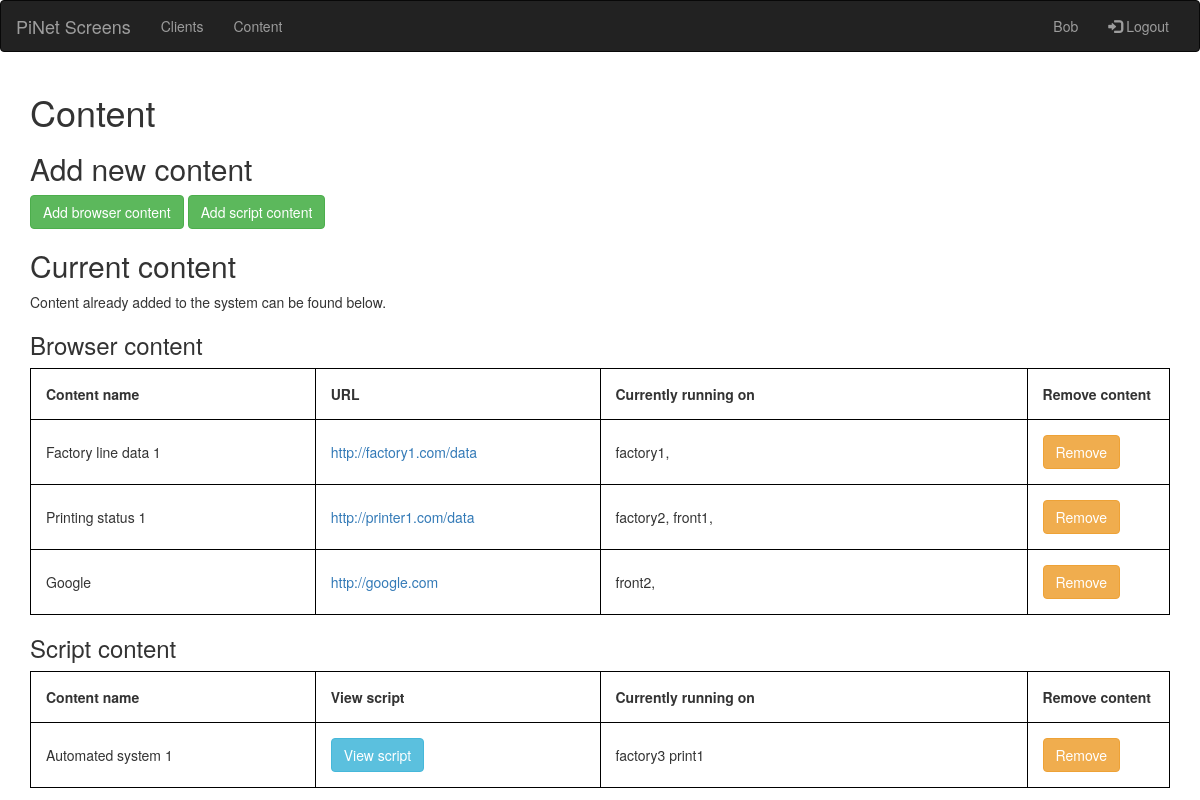
Page /content (signed in) on the committed database.
### pinet_screens/models.py (models this page shows, shortened)
class LoginUser(UserMixin, Base):
    __tablename__= "login_users"
    user_id = Column(Integer, autoincrement=True, primary_key=True, unique=True, nullable=False)
    username = Column(String(30), nullable=False, unique=True)
    password_hash = Column(String(100), nullable=False)
    password_salt = Column(String(100), nullable=False)

class Content(Base):
    __tablename__ = "content"
    content_id = Column(Integer, autoincrement=True, primary_key=True, unique=True, nullable=False)
    content_name = Column(String(30), nullable=False, unique=True)
    browser = Column(Boolean, nullable=False)
    url = Column(String(200), nullable=True)
    script = Column(Boolean, nullable=False)
    script_body = Column(String(2000), nullable=True)
    clients = relationship("Client")

class Client(Base):
    __tablename__ = "clients"
    client_id = Column(Integer, autoincrement=True, primary_key=True, unique=True, nullable=False)
    mac_address = Column(String(17), nullable=False, unique=True)
    hostname = Column(String(63), nullable=True, unique=True)
    location = Column(String(50), nullable=False)
    ldm_autologin = Column(Boolean, nullable=False)
    last_checked_in = Column(DateTime)
    content_id = Column(ForeignKey('content.content_id'), primary_key=False, nullable=True, index=True)
    content = relationship('Content')

### pinet_screens/routes.py (the view)
@routes.route("/content")
@login_required
def content_home():
    browser_content = database.get_all_browser_content()
    script_content = database.get_all_script_content()
    return render_template("content_home.html", browser_content=browser_content, script_content=script_content)

### pinet_screens/database.py (called while the page is built)
def get_all_browser_content():
    content = db_session.query(Content).filter(Content.browser).all()
    return content

def get_all_script_content():
    content = db_session.query(Content).filter(Content.script).all()
    return content

def get_login_user_from_id(user_id):
    login_user = db_session.query(LoginUser).filter(LoginUser.user_id == int(user_id)).first()
    return login_user

### pinet_screens/main.py (called while the page is built)
@login_manager.user_loader
def load_user(id):
    return database.get_login_user_from_id(id)

### pinet_screens/templates/content_home.html (shortened to what this page needs)
{% extends "layout.html" %}
{% block content %}
    <h1>Content</h1>
    <h2>Add new content</h2>
    <a href="/content/add_browser_content" class="btn btn-success" role="button">Add browser content</a>
    <a href="/content/add_script_content" class="btn btn-success" role="button">Add script content</a>
    <h2>Current content</h2>
    <p>Content already added to the system can be found below.</p>
    <h3>Browser content</h3>
    <table>
    <tr>
        <th width="20%">Content name</th>
        <th width="20%">URL</th>
        <th width="30%">Currently running on</th>
        <th width="10%">Remove content</th>
    </tr>
    {% for content in browser_content %}
        <tr>
            <td>{{ content.content_name }}</td>
            <td><a href="{{ content.url }}">{{ content.url }}</a></td>
            <td>{% for client in content.clients %} {{ client.hostname }}, {% endfor %}</td>
            <td><a href="/content/remove/{{ content.content_id }}" class="btn btn-warning" role="button">Remove</a></td>
        </tr>
    {% endfor %}
    </table>
    <h3>Script content</h3>
    <table>
    <tr>
        <th width="20%">Content name</th>
        <th width="20%">View script</th>
        <th width="30%">Currently running on</th>
        <th width="10%">Remove content</th>
    </tr>
    {% for content in script_content %}
        <tr>
            <td>{{ content.content_name }}</td>
            <td><a href="/content/view_script/{{ content.content_id }}" class="btn btn-info" role="button">View script</a></td>
            <td>{% for client in content.clients %} {{ client.hostname }} {% endfor %}</td>
            <td><a href="/content/remove/{{ content.content_id }}" class="btn btn-warning" role="button">Remove</a></td>
        </tr>
    {% endfor %}
    </table>
{% endblock %}

### pinet_screens/templates/layout.html (shortened to what this page needs)
<!DOCTYPE html>
<html lang="en">
<head>
    <link rel="stylesheet" href="/static/css/bootstrap.min.css">
    <link rel="stylesheet" href="/static/css/bootstrap-select.min.css">
    <link rel="stylesheet" href="/static/css/pinet.css">
</head>
<body>
<nav class="navbar navbar-inverse">
    <div class="container-fluid">
        <div class="navbar-header">
            <a class="navbar-brand" href="/">PiNet Screens</a>
        </div>
        <div class="collapse navbar-collapse" id="myNavbar">
            <ul class="nav navbar-nav">
                <li><a href="/clients">Clients</a></li>
                <li><a href="/content">Content</a></li>
            </ul>
            <ul class="nav navbar-nav navbar-right">
                {% if current_user %}
                    <li><a href="/clients"> {{ current_user.username|capitalize }} </a></li>
                    <li><a href="/logout"><span class="glyphicon glyphicon-log-in"></span> Logout</a></li>
                {% else %}
                    <li><a href="/login"><span class="glyphicon glyphicon-log-in"></span>Login</a></li>
                {% endif %}
            </ul>
        </div>
    </div>
</nav>
<div class="pinet-main-body">
    {% from "_formhelpers.html" import render_field %}
    <div class="{{container_name or 'container'}}">
    {% block content %}
    {% endblock %}
    </div>
</div>
</body>
</html>

### pinet_screens/static/css/pinet.css (style rules this page uses)
th, td { border: 1px solid black; padding: 15px; }

### rows in the picture
LoginUser: username "Bob"
Content: content_name "Factory line data 1", url "http://factory1.com/data"
Client: hostname "factory1"
Content: content_name "Printing status 1", url "http://printer1.com/data"
Client: hostname "factory2"
Client: hostname "front1"
Content: content_name "Google", url "http://google.com"
Client: hostname "front2"
Content: content_name "Automated system 1"
Client: hostname "factory3"
Client: hostname "print1"
